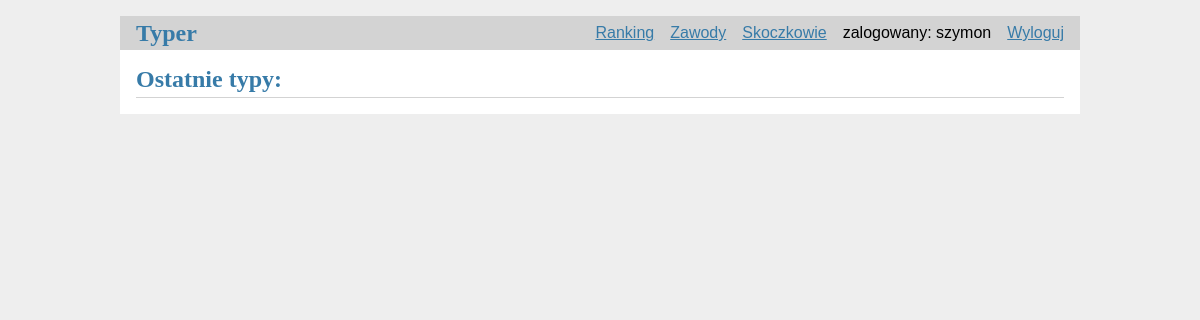
/ (signed in), run on an earlier commit of the app's database.
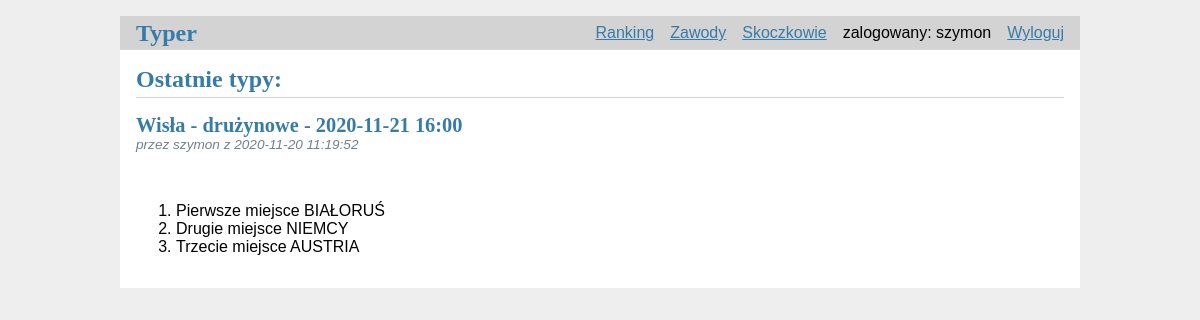
And on a later commit of the database.
### tables this page shows
CREATE TABLE bets(
    id INTEGER PRIMARY KEY AUTOINCREMENT,
    user_id INTEGER NOT NULL,
    created TIMESTAMP NOT NULL DEFAULT CURRENT_TIMESTAMP,
    first_place TEXT NOT NULL,
    second_place TEXT NOT NULL,
    third_place TEXT NOT NULL,
    tournament_id INTEGER NOT NULL,
    FOREIGN KEY (user_id) REFERENCES user (id),
    FOREIGN KEY (tournament_id) REFERENCES tournaments (id)
);

CREATE TABLE tournaments(
    id INTEGER PRIMARY KEY AUTOINCREMENT,
    place TEXT NOT NULL,
    type TEXT NOT NULL,
    date_time DATETIME NOT NULL,
    first_place TEXT NOT NULL DEFAULT "TBA",
    second_place TEXT NOT NULL DEFAULT "TBA",
    third_place TEXT NOT NULL DEFAULT "TBA",
    status TEXT NOT NULL
);

CREATE TABLE user(
    id INTEGER PRIMARY KEY AUTOINCREMENT,
    username TEXT UNIQUE NOT NULL,
    password TEXT NOT NULL,
    times_bet INTEGER NOT NULL DEFAULT 0,
    times_exact INTEGER NOT NULL DEFAULT 0,
    points INTEGER NOT NULL DEFAULT 0
);

### flaskr/typer.py (the view)
@bp.route('/')
@login_required
def index():
    db = get_db()
    posts = db.execute(
        'SELECT p.id, p.first_place, p.second_place, p.third_place, created, user_id, username, tournament_id,'
        ' place, type, date_time, status FROM bets p'
        ' JOIN user u ON p.user_id = u.id'
        ' JOIN tournaments t ON p.tournament_id = t.id'
        ' ORDER BY created DESC'
    ).fetchall()
    check_for_duplicates()
    return render_template('typer/index.html', posts=posts, duplicate=check_for_duplicates())

### flaskr/auth.py (called while the page is built)
@bp.before_app_request
def load_logged_in_user():
    user_id = session.get('user_id')
    if user_id is None:
        g.user = None
    else:
        g.user = get_db().execute(
            'SELECT * FROM user WHERE id = ?', (user_id,)
        ).fetchone()

def login_required(view):
    @functools.wraps(view)
    def wrapped_view(**kwargs):
        if g.user is None:
            return redirect(url_for('auth.login'))
        return view(**kwargs)
    return wrapped_view

### flaskr/db.py (called while the page is built)
def get_db():
    if 'db' not in g:
        g.db = sqlite3.connect(
            current_app.config['DATABASE'],
            detect_types=sqlite3.PARSE_DECLTYPES
        )
        g.db.row_factory = sqlite3.Row
    return g.db

### flaskr/templates/typer/index.html (shortened to what this page needs)
{% extends 'base.html' %}
{% block header %}
    <h1>{% block title %}Ostatnie typy:{% endblock %}</h1>
{% endblock %}
{% block content %}
    {% for post in posts %}
        <article class="post">
            <header>
                <div>
                    <h1>{{ post['place'] }} - {{ post['type'] }} - {{ post['date_time'] }}</h1>
                    <div class="about">przez {{ post['username'] }} z {{ post['created'] }}</div>
                </div>
            </header>
            <p class="body">
                <ol>
                    <li>Pierwsze miejsce {{ post['first_place'] }}</li>
                    <li>Drugie miejsce {{ post['second_place'] }}</li>
                    <li>Trzecie miejsce {{ post['third_place'] }}</li>
                </ol>
            </p>
        </article>
    {% endfor %}
{% endblock %}

What changed in the data, as far as the page shows it:
added bets: place "Wisła", type "drużynowe", date_time "2020-11-21 16:00", username "szymon", created "2020-11-20 11:19:52", first_place "BIAŁORUŚ", second_place "NIEMCY", third_place "AUSTRIA"
